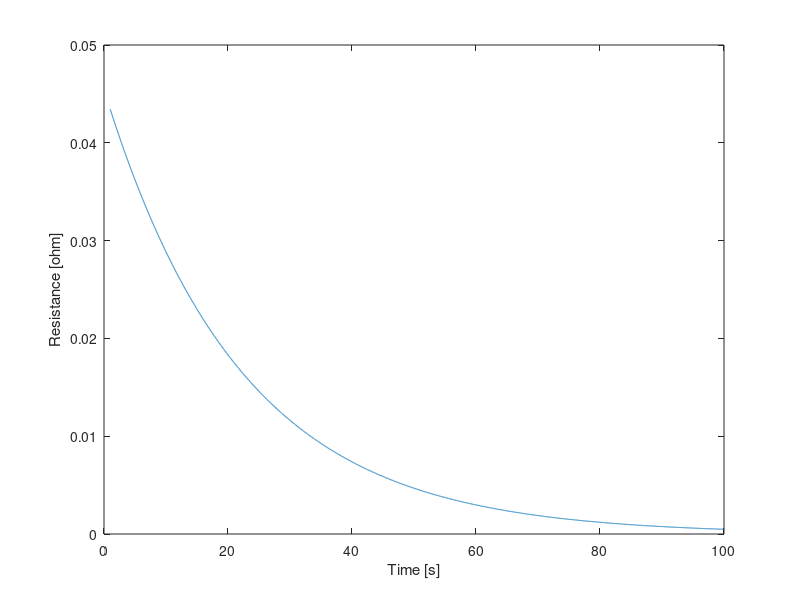

Write the MATLAB code that produced this figure.
%% Industrial Monitoring Project
% Main script
% Problem Solutions start further down

clear;
clc;
close all;

%% ================================================================
% Load and display the industrial environment
% ================================================================

%env = factoryEnvironment();

% robot from 2,2 to 38,18
% collision radius is 0.4 m
% speed up to 1 m/s

% q_critical_battery = 0.6
% q(t) = q(0)*e^(λ*t)
%   q(0)=1, fully charged at t=0
% q(t) = e^(-1.7*10^-3*t)
% 0.6 = e^(-1.7*10^-3*t)
% log(0.6) = -1.7*10^-3*t

% [seconds]
t_before_critical = -10^3/1.7*log(0.6)

function [value] = ramp(t)
    % matrix-compatible implementation
    value = max(0, t);

    % simple implementation
    % if t>=0
    %     value = t;
    % else
    %     value = 0;
    % end
end

% linear interpolation, from `a` to `b`, where `t ∈ [0,1]` indicates the percentage from `a` towards `b`
% function [value] = lerp(a,b,t)
%     value = a + (b-a)*t
% end

function [x,y] = position(t)
    % <60 second response time to 90%, according to SGAS707 datasheet
    % 4 stops for measurement
    % time for travel is about 52.84 seconds, leaving
    % a little over 247/4 seconds for each sensing period
    % [seconds]
    t_sensing_once = 60;

    % workflow
    % measure
    % 2,2 to 8,15
    % measure
    % 8,15 to 12,10
    % 12,10 to 20,5
    % measure
    % 20,5 to 30,15
    % 30,15 to 38,18
    % measure

    locations = [
        2,  2;
        8,  15;
        12, 10;
        20, 5;
        30, 15;
        38, 18
    ];

    % t_travel is time between each location
    % if moving in a straight line at 1 [m/s]
    t_travel = [];
    for i = 2:size(locations,1)
        vector = (locations(i,1:2) - locations(i-1,1:2));
        dist = sqrt(vector(1)^2 + vector(2)^2);
        t_seconds = dist / 1; % t = d / 1 [m/s]
        t_travel = [t_travel, t_seconds];
    end

    % round up t_travel for nice numbers
    % make sure to round UP so that speed
    % is no more than 1 [m/s]
    % t_travel = 14.3178, 6.4031, 9.4340, 14.142, 8.5440
    t_travel_rounded = [14.32, 6.41, 9.44, 14.15, 8.55]
    for i=1:size(t_travel_rounded,2)
        if t_travel_rounded(i) < t_travel(i)
            disp("ERROR: SPEED TOO FAST")
        end
    end


    % 2,8,12,20,30,38
    % x(t) = 2 + (8-2)*r((t-60)/14.32) - (8-2)*r((t-60)/14.32-1)
    fprintf("\nx(t) = 2 +\n");
    elapsed_time = t_sensing_once; % starting time; start moving after sensing once
    x = zeros(size(t)) + 2; % starting position
    for i = 2:size(locations,1)
        location_diff = locations(i,1)-locations(i-1,1);
        % ramp up to `distance` units at a speed of distance/length_of_travel [m/s] before stopping:
        %    distance * min(1, ramp((t-t0)/length_of_travel))
        x = x + location_diff*min(1,ramp((t-elapsed_time)/t_travel_rounded(i-1)));
        if i == size(locations,1)
            fprintf("    %.2f*r((t-%.2f)/%.2f)  -  %.2f*r((t-%.2f)/%.2f-1)\n", location_diff, elapsed_time, t_travel_rounded(i-1), location_diff, elapsed_time, t_travel_rounded(i-1));
        else
            fprintf("    %.2f*r((t-%.2f)/%.2f)  -  %.2f*r((t-%.2f)/%.2f-1) +\n", location_diff, elapsed_time, t_travel_rounded(i-1), location_diff, elapsed_time, t_travel_rounded(i-1));
            elapsed_time = elapsed_time + t_travel_rounded(i-1);
            % there are sensing stops after reaching (8,15) and (20,5), i=2,4
            if i==2 || i==4
                elapsed_time = elapsed_time + t_sensing_once;
            end
        end
    end

    fprintf("\ny(t) = 2 +\n");
    elapsed_time = t_sensing_once; % starting time; start moving after sensing once
    y = zeros(size(t)) + 2; % starting position
    for i = 2:size(locations,1)
        location_diff = locations(i,2)-locations(i-1,2);
        % ramp up to `distance` units at a speed of distance/length_of_travel [m/s] before stopping:
        %    distance * min(1, ramp((t-t0)/length_of_travel))
        y = y + location_diff*min(1,ramp((t-elapsed_time)/t_travel_rounded(i-1)));
        if i == size(locations,1)
            fprintf("    %.2f*r((t-%.2f)/%.2f)  -  %.2f*r((t-%.2f)/%.2f-1)\n", location_diff, elapsed_time, t_travel_rounded(i-1), location_diff, elapsed_time, t_travel_rounded(i-1));
        else
            fprintf("    %.2f*r((t-%.2f)/%.2f)  -  %.2f*r((t-%.2f)/%.2f-1) +\n", location_diff, elapsed_time, t_travel_rounded(i-1), location_diff, elapsed_time, t_travel_rounded(i-1));
            elapsed_time = elapsed_time + t_travel_rounded(i-1);
            % there are sensing stops after reaching (8,15) and (20,5), i=2,4
            if i==2 || i==4
                elapsed_time = elapsed_time + t_sensing_once;
            end
        end
    end


    % t_travel_total = sum(t_travel_rounded)
    % t_sensing_once
    % t_mission = sum(t_travel_rounded) + t_sensing_once*4
    % q_after_mission = e^(-1.7*10^-3*t_mission)
end

t = 0:0.01:300;
[x,y] = position(t);

% whether to plot [factory, x(t), y(t), |v(t)|]
plots = [0 0 0 0]

if plots(1) ~= 0
    env = factoryEnvironment();

    plot(x, y, '.')
    theta = linspace(0,2*pi,10);
    radius = 0.4;
    for k = 1:floor(size(t,2)/4)
        xc = x(k*4);
        yc = y(k*4);
        xCircle = xc + radius*cos(theta);
        yCircle = yc + radius*sin(theta);
        fill(xCircle, yCircle, [0.70 0.70 0.70], 'EdgeColor','r', 'LineWidth',1.5);
    end


    circles = [
        2,2;
        8,15;
        20,5;
        38,18;
    ];
    theta = linspace(0,2*pi,10);
    radius = 0.1;
    for k = 1:size(circles,1)
        xc = circles(k,1);
        yc = circles(k,2);
        xCircle = xc + radius*cos(theta);
        yCircle = yc + radius*sin(theta);
        fill(xCircle, yCircle, [0.70 0.70 0.70], 'EdgeColor','g', 'LineWidth',1.5);
    end
end

if plots(2) ~= 0
    figure
    plot(t, x)
    title("x-axis position over time")
    xlabel("t [s]")
    ylabel("x [m]")
end

if plots(3) ~= 0
    figure
    plot(t, y)
    title("y-axis position over time")
    xlabel("t [s]")
    ylabel("y [m]")
end


if plots(4) ~= 0
    x_speed = (x(2:end) - x(1:end-1))/0.01;
    y_speed = (y(2:end) - y(1:end-1))/0.01;
    v = sqrt(x_speed.^2 + y_speed.^2);
    figure
    hold on
    plot(t(1:end-1),v)
    plot([0,300], [1,1])
    xlabel("t [s]")
    ylabel("v [m/s]")
end



% PROBLEM 1 FINAL VALUES
% x(t) = 2 +
%     6.00*r((t-60.00)/14.32)  -  6.00*r((t-60.00)/14.32-1) +
%     4.00*r((t-134.32)/6.41)  -  4.00*r((t-134.32)/6.41-1) +
%     8.00*r((t-140.73)/9.44)  -  8.00*r((t-140.73)/9.44-1) +
%     10.00*r((t-210.17)/14.15)  -  10.00*r((t-210.17)/14.15-1) +
%     8.00*r((t-224.32)/8.55)  -  8.00*r((t-224.32)/8.55-1)
%
% y(t) = 2 +
%     13.00*r((t-60.00)/14.32)  -  13.00*r((t-60.00)/14.32-1) +
%     -5.00*r((t-134.32)/6.41)  -  -5.00*r((t-134.32)/6.41-1) +
%     -5.00*r((t-140.73)/9.44)  -  -5.00*r((t-140.73)/9.44-1) +
%     10.00*r((t-210.17)/14.15)  -  10.00*r((t-210.17)/14.15-1) +
%     3.00*r((t-224.32)/8.55)  -  3.00*r((t-224.32)/8.55-1)

% measurement coordinates at (2,2), (8,15), (20,5), (38,18)
% t_travel_total = 52.870
% t_sensing_once = 60
% t_mission = 292.87
% q_after_mission = 0.6078









% PROBLEM 2.
% R_inf = A*C^(-alpha)
% alpha = 0.602
% A = 8.0*10^4
% R_inf = 8.0*10^4*C^(-0.602)

C = 1:0.1:100;
R_inf = 8.0*10^4*C.^(-0.602);

% whether to plot [linear, logarithmic]
plots_2 = [0 0]

if plots_2(1) ~= 0
    figure
    plot(C,R_inf)
    xlabel("C [ppm]")
    ylabel("R_{∞} [Ω]")
end
if plots_2(2) ~= 0
    figure
    loglog(C,R_inf)
    xlabel("C [ppm]")
    ylabel("R_{∞} [Ω]")
end


% 2.iii DISCUSSION
% The sensitivity is lower with high VOC concentrations
% compared to low VOC concentrations; when C changes
% from 1 to 20, R_inf drops by a factor of about 6.07
% i.e., it drops by about 66821 [Ω]
% and when C changes from 81 to 100, R_inf drops by
% a factor of about 1.13 (a drop of about 676.44 [Ω])







% Problem 3
% Eq 1. Vout(T) = Vc * RL / (Rs(t)) + RL)
% Eq 2. Rs = Rinf(c). We assume we have reached a steady state solution
% Knowns Vc = 5, Rl = 10,000 Ohms

% 3.i Expression derived in writeup
Vc = 5;
Rl = 10000;
Vout = Vc * Rl ./ (R_inf + Rl);

% 3.ii
plots_3 = [0]

if plots_3(1) ~= 0
    figure
    plot(C,Vout);
    xlabel("C [ppm]");
    ylabel("Vout [V]");
end

% 3.iii Discussion
    %The transformation from the VOC concentration to output voltage is
    %not linear. As the concentration increases the VOut detection
    %increases logarythmically. 

% 3.iv Expression derived in the writeup
    %  Rs(t) = -10000 + 50000 / Vout(T)

% 3.v Expression derived in the writeup
    % C(t) = ( ( 80000 * Vout(t) ) / (-10000 * Vout(t) + 50000))^(1/0.602)









% Problem 4

% tau * r'(t) + r(t) = r_inf
% All initial conditions assumed 0 for initial steps
tau = 22;
plots_4 = [0, 1];

% 4.i derived in writeup
    % System is time invarient, causual, stable, and linear
    
%4.ii Unit Step Response, Equation Derived in Writeup
t = 1:0.01:100;
R_Step = 1 - exp(-t/22);

if plots_4(1) ~= 0
    figure;
    plot(t, R_Step);
    xlabel("Time [s]");
    ylabel("Resistance [ohm]");
end

%4.iii Impulse Response, Equation Derived in Writeup
R_Impulse = exp(-t/22) / 22

if plots_4(2) ~= 0
    figure;
    plot(t, R_Impulse);
    xlabel("Time [s]");
    ylabel("Resistance [ohm]");
end
